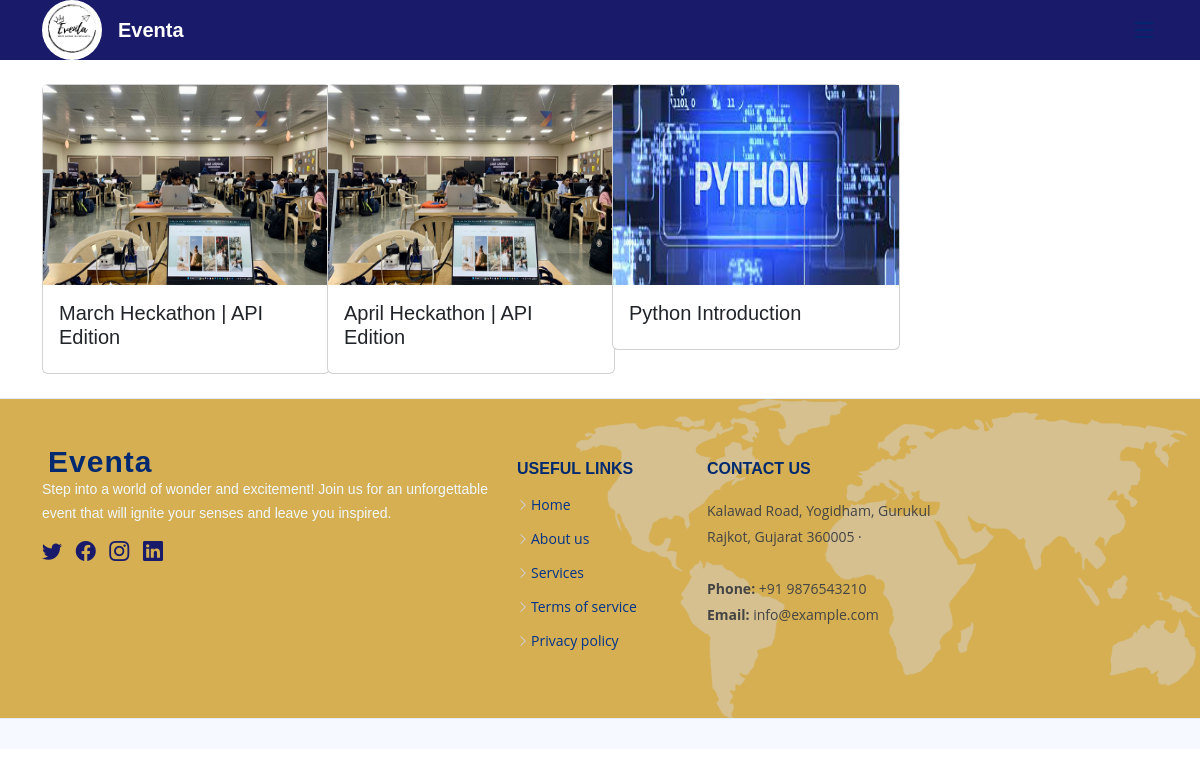
Screenshot of /category-wise-events-list/1/ with the database file from the repository.
### event/models.py (models this page shows, shortened)
class Event(models.Model):
    category = models.ForeignKey(EventCategory, on_delete=models.CASCADE)
    name = models.CharField(max_length=255, unique=True)
    uid = models.PositiveIntegerField(unique=True)
    description = models.TextField()
    image = models.ImageField(upload_to='event_category/', null=True, blank=True)
    select_scheduled_status = (
        ('yet to scheduled', 'Yet to Scheduled'),
        ('scheduled', 'Scheduled')
    )
    scheduled_status = models.CharField(max_length=25, choices=select_scheduled_status)
    venue = models.CharField(max_length=255)
    start_date = models.DateField()
    end_date = models.DateField()
    created_user = models.ForeignKey(User, on_delete=models.CASCADE, blank=True, null=True,
                                     related_name='event_created_user')
    updated_user = models.ForeignKey(User, on_delete=models.CASCADE, blank=True, null=True,
                                     related_name='event_updated_user')
    created_date = models.DateField(auto_now_add=True)
    updated_date = models.DateField(auto_now_add=True)
    status_choice = (
        ('disabled', 'Disabled'),
        ('active', 'Active'),
        ('deleted', 'Deleted'),
        ('time out', 'Time Out'),
        ('completed', 'Completed'),
        ('cancel', 'Cancel'),
    )
    status = models.CharField(choices=status_choice, max_length=10)
    participants = models.ManyToManyField(User, blank=True, related_name='events')

### event/views.py (the view)
# urls.py: path('category-wise-events-list/<int:pk>/', views.category_wise_events_list, name='category-wise-events-list'),
def category_wise_events_list(request, pk):
    if EventCategory.objects.filter(id=pk):
        event_list = Event.objects.filter(category=pk)
    context = {'event_list': event_list}
    return render(request, 'category_wise_event_list.html', context)

### event/templates/category_wise_event_list.html (shortened to what this page needs)
{% extends 'base.html' %}
{% block content %}
<div class="container">
    <div class="row">
{% for events in event_list %}
    <div class="col-md-3">
        <a href="{% url 'event' events.id %}" >
        <div class="card my-4" style="width: 18rem;">
          <img src="{{events.image.url}}"  alt="..." height="200">
          <div class="card-body ">
              <h5>{{events.name}}</h5>
          </div>
        </div>
</a>
        </div>
{% endfor %}
</div>
</div>
{% endblock content %}

### event/static/assets/css/style.css (style rules this page uses)
:root { scroll-behavior: smooth; }
body { font-family: "Open Sans", sans-serif; color: #444444; }
a { color: #4154f1; text-decoration: none; }
h1, h2, h3, h4, h5, h6 { font-family: "Nunito", sans-serif; }

### rows the page displays
Event: image (picture), name "March Heckathon | API Edition"
Event: image (picture), name "April Heckathon | API Edition"
Event: image (picture), name "Python Introduction"
